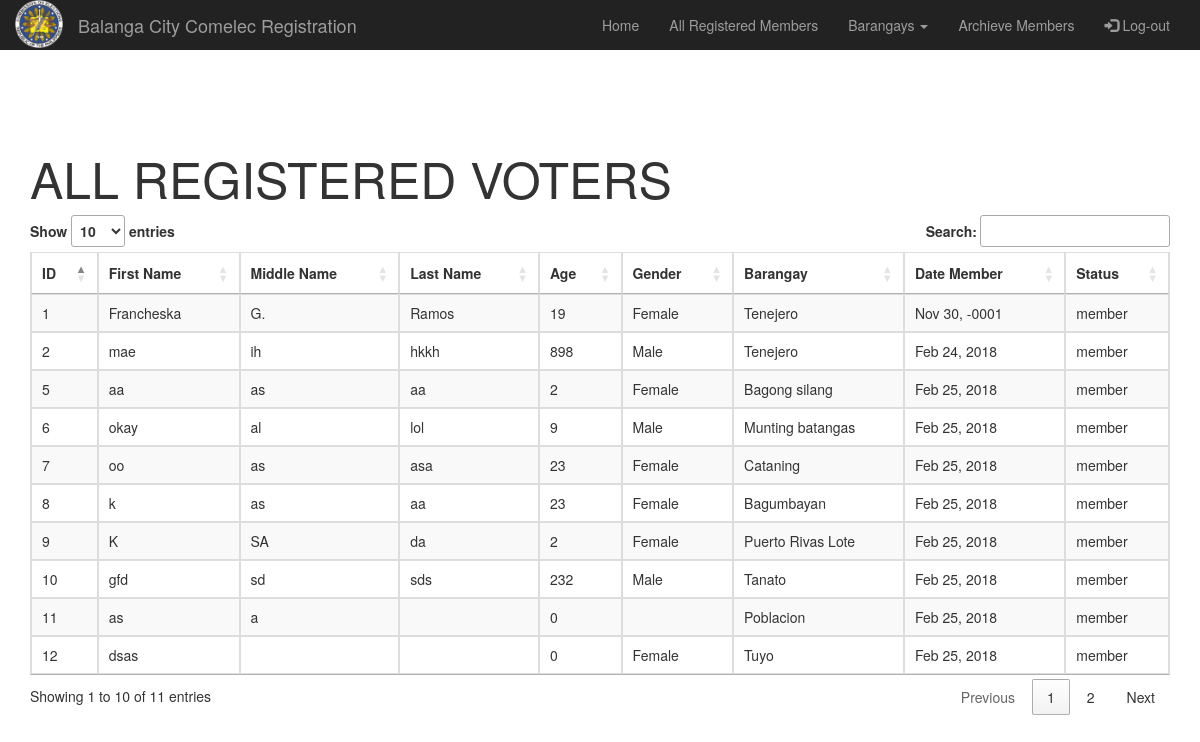
Page /all.php (signed in) on the committed database.
### tables this page shows
CREATE TABLE IF NOT EXISTS `tblvotersinfo` (
`ID` int(11) NOT NULL,
  `fname` varchar(50) NOT NULL,
  `mi` varchar(3) NOT NULL,
  `lname` varchar(50) NOT NULL,
  `age` int(3) NOT NULL,
  `gender` int(2) NOT NULL,
  `address` varchar(50) NOT NULL,
  `barangay` int(20) NOT NULL,
  `status_id` int(10) NOT NULL,
  `created_at` date NOT NULL
);

CREATE TABLE IF NOT EXISTS `tblgender` (
`ID` int(11) NOT NULL,
  `gender` varchar(10) NOT NULL
);

CREATE TABLE IF NOT EXISTS `tblbarangay` (
`ID` int(11) NOT NULL,
  `barangay` varchar(50) NOT NULL
);

CREATE TABLE IF NOT EXISTS `tblstatus` (
`ID` int(11) NOT NULL,
  `status` varchar(10) NOT NULL
);

### all.php (the view, shortened to what this page needs)
<?php
include('navbar.php');
  $db = mysqli_connect("localhost","root","","voters") or die('Error connecting to MySQL server.');
  $e = "SELECT * from tblvotersinfo where status_id = 1";
  $result = mysqli_query($db, $e);
?>
<body>
	 <div class="container center" >
        <h5 class="center" style="font-size: 50px;text-transform: uppercase; margin-top: 100px;">All Registered Voters</h5>
     <table id="example" class="table table-striped table-bordered center" cellspacing="0" width="100%">
    <thead>
     <tr >
            <th >ID</th>
            <th>First Name</th>
            <th >Middle Name</th>
            <th >Last Name</th>
            <th>Age</th>
            <th>Gender</th>
            <th>Barangay</th>
            <th>Date Member</th>
            <th>Status</th>
          </tr>
    </thead>
    <tbody>
        <?php
              while ($db=mysqli_fetch_assoc($result)){
              $con = mysqli_connect("localhost","root","","voters") or die('Error connecting to MySQL server.');
              $idstat = $db["status_id"];
                $statall = "SELECT * FROM tblstatus WHERE `ID`='$idstat'";
                $selstat = mysqli_query($con,$statall);
                $fetchstat = mysqli_fetch_assoc($selstat);
              $idgen = $db["gender"];
                $genall = "SELECT * FROM tblgender WHERE `ID`='$idgen'";
                $selgen  = mysqli_query($con,$genall);
                $fetchgen = mysqli_fetch_assoc($selgen);
              $iddeps = $db["barangay"];
                $barangayall = "SELECT * FROM tblbarangay WHERE `ID`='$iddeps'";
                $selbarangay = mysqli_query($con,$barangayall);
                $fetchbarangay = mysqli_fetch_assoc($selbarangay);
                $datee = $db['created_at'];
                $date = date("M d, Y", strtotime($datee));
              echo "<tr >";
              echo "<td>"  .$db["ID"] ."</td></a>";
              echo "<td>" .$db["fname"] ."</td>";
              echo "<td>" .$db["mi"] ."</td>";
              echo "<td>" .$db["lname"] ."</td>";
              echo "<td>" .$db["age"] ."</td>";
              echo "<td >" .$fetchgen["gender"] ."</td>";
              echo "<td >" .$fetchbarangay["barangay"] ."</td>";
                 echo "<td>" .$date ."</td>";
              echo "<td>" .$fetchstat["status"] ."</td>";
              echo "</tr>";
            ?>
      <?php
  }
  ?>
</body>

### navbar.php (shortened to what this page needs)
<nav class="navbar-inverse">
  <div class="container-fluid">
    <div class="navbar-header">
      <img src="commelec.png" style="width:48px; float: left;">
      <a class="navbar-brand" href="#">Balanga City Comelec Registration</a>
    </div>
    <div class="collapse navbar-collapse navbar-right" id="myNavbar">
      <ul class="nav navbar-nav">
        <li ><a href="dashboard.php">Home</a></li>
        <li><a href="all.php">All Registered Members</a></li>
        <li class="dropdown">
        <a class="dropdown-toggle" data-toggle="dropdown" href="#">Barangays
        <span class="caret"></span></a>
      </li>
        <li><a href="archievemembers.php">Archieve Members</a></li>
      </ul>
      <ul class="nav navbar-nav navbar-right">
        <li><a href="logout.php"><span class="glyphicon glyphicon-log-in"></span> Log-out</a></li>
      </ul>
    </div>
  </div>
</nav>

### navbar.php (style rules this page uses)
nav { height: 50px; }

### rows in the picture
tblvotersinfo: ID "1", fname "Francheska", mi "G.", lname "Ramos", age "19", tblgender.gender "Female", tblbarangay.barangay "Tenejero", created_at "Nov 30, -0001", status.status "member"
tblvotersinfo: ID "2", fname "mae", mi "ih", lname "hkkh", age "898", tblgender.gender "Male", tblbarangay.barangay "Tenejero", created_at "Feb 24, 2018", status.status "member"
tblvotersinfo: ID "5", fname "aa", mi "as", lname "aa", age "2", tblgender.gender "Female", tblbarangay.barangay "Bagong silang", created_at "Feb 25, 2018", status.status "member"
tblvotersinfo: ID "6", fname "okay", mi "al", lname "lol", age "9", tblgender.gender "Male", tblbarangay.barangay "Munting batangas", created_at "Feb 25, 2018", status.status "member"
tblvotersinfo: ID "7", fname "oo", mi "as", lname "asa", age "23", tblgender.gender "Female", tblbarangay.barangay "Cataning", created_at "Feb 25, 2018", status.status "member"
tblvotersinfo: ID "8", fname "k", mi "as", lname "aa", age "23", tblgender.gender "Female", tblbarangay.barangay "Bagumbayan", created_at "Feb 25, 2018", status.status "member"
tblvotersinfo: ID "9", fname "K", mi "SA", lname "da", age "2", tblgender.gender "Female", tblbarangay.barangay "Puerto Rivas Lote", created_at "Feb 25, 2018", status.status "member"
tblvotersinfo: ID "10", fname "gfd", mi "sd", lname "sds", age "232", tblgender.gender "Male", tblbarangay.barangay "Tanato", created_at "Feb 25, 2018", status.status "member"
tblvotersinfo: ID "11", fname "as", mi "a", age "0", tblbarangay.barangay "Poblacion", created_at "Feb 25, 2018", status.status "member"
tblvotersinfo: ID "12", fname "dsas", age "0", tblgender.gender "Female", tblbarangay.barangay "Tuyo", created_at "Feb 25, 2018", status.status "member"
